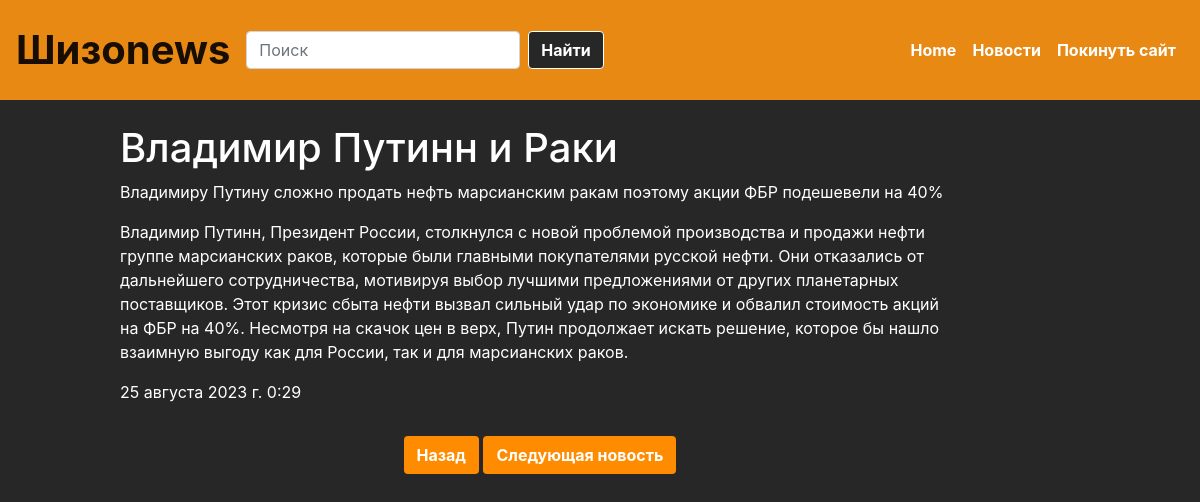
Page /news/55 on the committed database.
### news/models.py (models this page shows, shortened)
class Articles(models.Model):
    title = models.CharField("Название", max_length=50)
    anons = models.CharField("Анонс", max_length=250)
    full_text = models.TextField('Статья')
    date = models.DateTimeField('Дата публикации')
    class Meta:
        verbose_name = 'Новость'
        verbose_name_plural = "Новости"

### news/views.py (the view)
# urls.py: path('<int:pk>', views.NewsDetail.as_view(), name='news-detail'),
class NewsDetail(DetailView):
    model = Articles
    template_name = 'news/news_details.html'
    context_object_name = 'article'

### news/templates/news/news_details.html (shortened to what this page needs)
{% extends 'main/sample.html' %}
{% load static%}
{% block content %}
    <div class='alert2' style="padding-right: 20%;">
        <h1>{{ article.title }}</h1>
        <p>{{ article.anons}}</p>
        <p>{{article.full_text}}</p>
        <p>{{article.date}}</p>
        <div class="text-center">
            <button class="btn mt-3" style="background-color: darkorange; color: white;" onclick="history.go(-1);">Назад</button>
            {% if article.id != 1 %}
            <a href='/news/{{article.id|add:"-1"}}' class="btn mt-3" style="background-color: darkorange; color: white;">Следующая новость</a>
            {% endif %}
        </div>
    </div>
{% endblock %}

### main/static/main/css/style.css (style rules this page uses)
body { background: #272727; color: #fff; }
.alert2 { padding-top: 2%; padding-left: 10%; }
.btn { font-weight: bold; }

### rows in the picture
Articles: title "Владимир Путинн и Раки", anons "Владимиру Путину сложно продать нефть марсианским ракам поэтому акции ФБР подешевели на 40%", full_text "Владимир Путинн, Президент России, столкнулся с новой проблемой производства и продажи нефти группе марсианских раков, которые были главными покупателями русской нефти. Они отказались от дальнейшего сотрудничества, мотивируя выбор лучшими предложениями от других планетарных поставщиков. Этот кризис сбыта нефти вызвал сильный удар по экономике и обвалил стоимость акций на ФБР на 40%. Несмотря на скачок цен в верх, Путин продолжает искать решение, которое бы нашло взаимную выгоду как для России, так и для марсианских раков.", date "25 августа 2023 г. 0:29"
